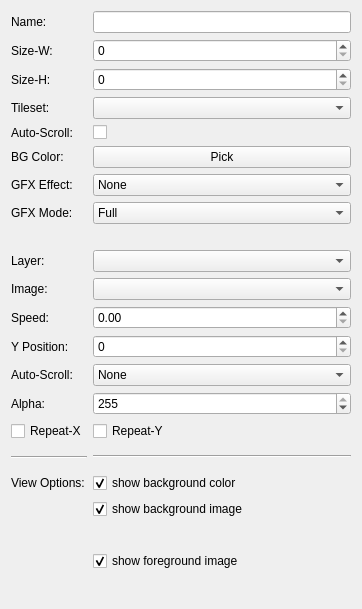
           <widget class="QWidget" name="page_map_properties">
            <property name="geometry">
             <rect>
              <x>0</x>
              <y>0</y>
              <width>362</width>
              <height>609</height>
             </rect>
            </property>
            <attribute name="label">
             <string>Map Properties</string>
            </attribute>
            <layout class="QVBoxLayout" name="verticalLayout_11">
             <item>
              <layout class="QGridLayout" name="gridLayout_13">
               <item row="1" column="2">
                <widget class="QSpinBox" name="mapSizeW_spinBox">
                 <property name="maximum">
                  <number>998</number>
                 </property>
                </widget>
               </item>
               <item row="5" column="0">
                <widget class="QLabel" name="label_58">
                 <property name="text">
                  <string>BG Color:</string>
                 </property>
                </widget>
               </item>
               <item row="11" column="0">
                <widget class="QLabel" name="label_61">
                 <property name="text">
                  <string>Speed:</string>
                 </property>
                </widget>
               </item>
               <item row="17" column="0">
                <widget class="Line" name="line">
                 <property name="minimumSize">
                  <size>
                   <width>0</width>
                   <height>20</height>
                  </size>
                 </property>
                 <property name="orientation">
                  <enum>Qt::Horizontal</enum>
                 </property>
                </widget>
               </item>
               <item row="13" column="0">
                <widget class="QLabel" name="label_16">
                 <property name="text">
                  <string>Auto-Scroll:</string>
                 </property>
                </widget>
               </item>
               <item row="0" column="2">
                <widget class="QLineEdit" name="v5_mapName_lineEdit"/>
               </item>
               <item row="7" column="2">
                <widget class="QComboBox" name="mapGFXMode_comboBox">
                 <property name="currentIndex">
                  <number>0</number>
                 </property>
                 <item>
                  <property name="text">
                   <string>Full</string>
                  </property>
                 </item>
                 <item>
                  <property name="text">
                   <string>Background</string>
                  </property>
                 </item>
                 <item>
                  <property name="text">
                   <string>Overlay</string>
                  </property>
                 </item>
                </widget>
               </item>
               <item row="4" column="2">
                <widget class="QCheckBox" name="mapAutoScroll_checkBox">
                 <property name="text">
                  <string/>
                 </property>
                </widget>
               </item>
               <item row="20" column="0">
                <spacer name="verticalSpacer_5">
                 <property name="orientation">
                  <enum>Qt::Vertical</enum>
                 </property>
                 <property name="sizeHint" stdset="0">
                  <size>
                   <width>20</width>
                   <height>40</height>
                  </size>
                 </property>
                </spacer>
               </item>
               <item row="9" column="0">
                <widget class="QLabel" name="label_13">
                 <property name="text">
                  <string>Layer:</string>
                 </property>
                </widget>
               </item>
               <item row="4" column="0">
                <widget class="QLabel" name="label_3">
                 <property name="maximumSize">
                  <size>
                   <width>110</width>
                   <height>16777215</height>
                  </size>
                 </property>
                 <property name="text">
                  <string>Auto-Scroll:</string>
                 </property>
                </widget>
               </item>
               <item row="1" column="0">
                <widget class="QLabel" name="label_25">
                 <property name="text">
                  <string>Size-W:</string>
                 </property>
                </widget>
               </item>
               <item row="15" column="0">
                <widget class="QCheckBox" name="repeatX_checkBox">
                 <property name="text">
                  <string>Repeat-X</string>
                 </property>
                </widget>
               </item>
               <item row="10" column="2">
                <widget class="QComboBox" name="bg1_filename"/>
               </item>
               <item row="15" column="2">
                <widget class="QCheckBox" name="repeatY_checkBox">
                 <property name="text">
                  <string>Repeat-Y</string>
                 </property>
                </widget>
               </item>
               <item row="12" column="2">
                <widget class="QSpinBox" name="bg1_y_pos">
                 <property name="maximum">
                  <number>999</number>
                 </property>
                </widget>
               </item>
               <item row="6" column="2">
                <widget class="QComboBox" name="mapGFX_comboBox">
                 <item>
                  <property name="text">
                   <string>None</string>
                  </property>
                 </item>
                 <item>
                  <property name="text">
                   <string>Rain</string>
                  </property>
                 </item>
                 <item>
                  <property name="text">
                   <string>Snow</string>
                  </property>
                 </item>
                 <item>
                  <property name="text">
                   <string>Underwater</string>
                  </property>
                 </item>
                 <item>
                  <property name="text">
                   <string>Train</string>
                  </property>
                 </item>
                 <item>
                  <property name="text">
                   <string>Flash Stopper</string>
                  </property>
                 </item>
                 <item>
                  <property name="text">
                   <string>Lighting Bolt</string>
                  </property>
                 </item>
                 <item>
                  <property name="text">
                   <string>Shadow Top</string>
                  </property>
                 </item>
                 <item>
                  <property name="text">
                   <string>Inferno</string>
                  </property>
                 </item>
                </widget>
               </item>
               <item row="17" column="2">
                <widget class="Line" name="line_2">
                 <property name="orientation">
                  <enum>Qt::Horizontal</enum>
                 </property>
                </widget>
               </item>
               <item row="20" column="2">
                <widget class="QCheckBox" name="fg_show_checkBox">
                 <property name="text">
                  <string>show foreground image</string>
                 </property>
                 <property name="checked">
                  <bool>true</bool>
                 </property>
                </widget>
               </item>
               <item row="7" column="0">
                <widget class="QLabel" name="label_18">
                 <property name="text">
                  <string>GFX Mode:</string>
                 </property>
                </widget>
               </item>
               <item row="0" column="0">
                <widget class="QLabel" name="label_23">
                 <property name="text">
                  <string>Name:</string>
                 </property>
                </widget>
               </item>
               <item row="9" column="2">
                <widget class="QComboBox" name="layerSelector_comboBox"/>
               </item>
               <item row="11" column="2">
                <widget class="QDoubleSpinBox" name="bg1_speed">
                 <property name="minimum">
                  <double>0.000000000000000</double>
                 </property>
                 <property name="maximum">
                  <double>4.000000000000000</double>
                 </property>
                 <property name="singleStep">
                  <double>0.100000000000000</double>
                 </property>
                </widget>
               </item>
               <item row="19" column="2">
                <widget class="QCheckBox" name="checkBox_2">
                 <property name="text">
                  <string>show background image</string>
                 </property>
                 <property name="checked">
                  <bool>true</bool>
                 </property>
                </widget>
               </item>
               <item row="5" column="2">
                <widget class="QPushButton" name="bg_color_pick">
                 <property name="text">
                  <string>Pick</string>
                 </property>
                </widget>
               </item>
               <item row="18" column="2">
                <widget class="QCheckBox" name="checkBox">
                 <property name="text">
                  <string>show background color</string>
                 </property>
                 <property name="checked">
                  <bool>true</bool>
                 </property>
                </widget>
               </item>
               <item row="3" column="2">
                <widget class="QComboBox" name="v5_tileset_comboBox"/>
               </item>
               <item row="12" column="0">
                <widget class="QLabel" name="label_56">
                 <property name="text">
                  <string>Y Position:</string>
                 </property>
                </widget>
               </item>
               <item row="18" column="0">
                <widget class="QLabel" name="label_15">
                 <property name="text">
                  <string>View Options:</string>
                 </property>
                </widget>
               </item>
               <item row="2" column="2">
                <widget class="QSpinBox" name="mapSizeH_spinBox">
                 <property name="maximum">
                  <number>999</number>
                 </property>
                </widget>
               </item>
               <item row="8" column="0">
                <widget class="QLabel" name="label_6">
                 <property name="text">
                  <string/>
                 </property>
                </widget>
               </item>
               <item row="2" column="0">
                <widget class="QLabel" name="label_26">
                 <property name="text">
                  <string>Size-H:</string>
                 </property>
                </widget>
               </item>
               <item row="3" column="0">
                <widget class="QLabel" name="label_27">
                 <property name="text">
                  <string>Tileset:</string>
                 </property>
                </widget>
               </item>
               <item row="10" column="0">
                <widget class="QLabel" name="label_52">
                 <property name="text">
                  <string>Image:</string>
                 </property>
                </widget>
               </item>
               <item row="14" column="0">
                <widget class="QLabel" name="label_8">
                 <property name="text">
                  <string>Alpha:</string>
                 </property>
                </widget>
               </item>
               <item row="13" column="2">
                <widget class="QComboBox" name="autoScrollBG1_mode">
                 <item>
                  <property name="text">
                   <string>None</string>
                  </property>
                 </item>
                 <item>
                  <property name="text">
                   <string>Up</string>
                  </property>
                 </item>
                 <item>
                  <property name="text">
                   <string>Down</string>
                  </property>
                 </item>
                 <item>
                  <property name="text">
                   <string>Left</string>
                  </property>
                 </item>
                 <item>
                  <property name="text">
                   <string>Right</string>
                  </property>
                 </item>
                 <item>
                  <property name="text">
                   <string>Diagonal TBD</string>
                  </property>
                 </item>
                </widget>
               </item>
               <item row="6" column="0">
                <widget class="QLabel" name="label_14">
                 <property name="text">
                  <string>GFX Effect:</string>
                 </property>
                </widget>
               </item>
               <item row="14" column="2">
                <widget class="QSpinBox" name="layerAlpha_spinBox">
                 <property name="maximum">
                  <number>255</number>
                 </property>
                 <property name="value">
                  <number>255</number>
                 </property>
                </widget>
               </item>
              </layout>
             </item>
            </layout>
           </widget>
